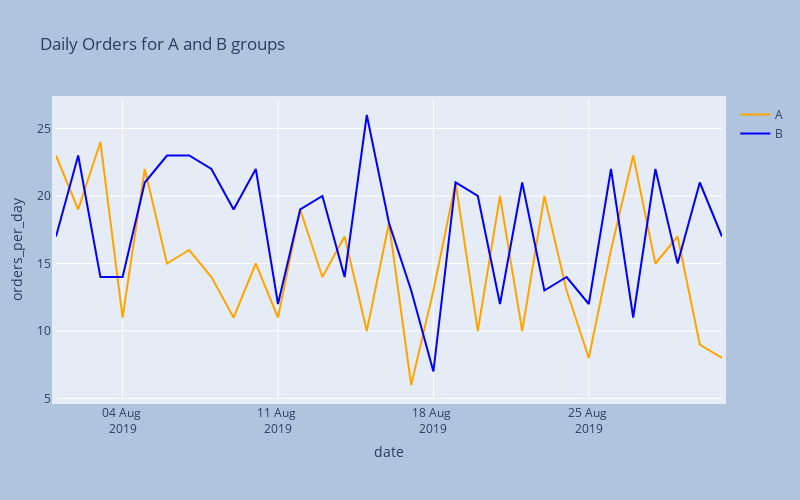

The cell this chart's notebook holds for it:
### Markdown cell above
#### Following are the plots, analysis and conclusions of the data based on earlier KPIs and not taking into consideration the existence of outliers.

### Code cell
# plot general orders for A/B groups
fig = go.Figure()
fig.add_trace(go.Scatter(x = OrdersA['date'], 
                        y = OrdersA['orders_per_day'],
                    mode = 'lines',
                    name = 'A', line = dict(color = 'orange', width = 2 )))
fig.add_trace(go.Scatter(x = OrdersB['date'], 
                        y = OrdersB['orders_per_day'], 
                    mode = 'lines',
                    name = 'B', line = dict(color = 'blue', width = 2 )))

fig.update_layout(autosize = False, width = 800, height = 500, margin = dict(
        l = 50, r = 50, b = 100, t = 100, pad = 4), paper_bgcolor = 'LightSteelBlue',
                  xaxis_tickformat = '%d %b <br>%Y',
                  xaxis_title = 'date' 
                  )
# Customize y-axis label
fig.update_yaxes(title_text = 'orders_per_day')  # Add y-axis label
# Add title to the plot
fig.update_layout(title_text = 'Daily Orders for A and B groups')
fig.update_layout(
    showlegend = True)
fig.show()

### Figure 1 — Plotly figure (JSON) as saved in the notebook; plotly's stock layout.template omitted (floating-point values rounded to 4 significant figures)
{"data": [{"line": {"color": "orange", "width": 2}, "mode": "lines", "name": "A", "type": "scatter", "x": ["2019-08-01T00:00:00", "2019-08-02T00:00:00", "2019-08-03T00:00:00", "2019-08-04T00:00:00", "2019-08-05T00:00:00", "2019-08-06T00:00:00", "2019-08-07T00:00:00", "2019-08-08T00:00:00", "2019-08-09T00:00:00", "2019-08-10T00:00:00", "2019-08-11T00:00:00", "2019-08-12T00:00:00", "2019-08-13T00:00:00", "2019-08-14T00:00:00", "2019-08-15T00:00:00", "2019-08-16T00:00:00", "2019-08-17T00:00:00", "2019-08-18T00:00:00", "2019-08-19T00:00:00", "2019-08-20T00:00:00", "2019-08-21T00:00:00", "2019-08-22T00:00:00", "2019-08-23T00:00:00", "2019-08-24T00:00:00", "2019-08-25T00:00:00", "2019-08-26T00:00:00", "2019-08-27T00:00:00", "2019-08-28T00:00:00", "2019-08-29T00:00:00", "2019-08-30T00:00:00", "2019-08-31T00:00:00"], "y": [23, 19, 24, 11, 22, 15, 16, 14, 11, 15, 11, 19, 14, 17, 10, 18, 6, 13, 21, 10, 20, 10, 20, 13, 8, 16, 23, 15, 17, 9, 8]}, {"line": {"color": "blue", "width": 2}, "mode": "lines", "name": "B", "type": "scatter", "x": ["2019-08-01T00:00:00", "2019-08-02T00:00:00", "2019-08-03T00:00:00", "2019-08-04T00:00:00", "2019-08-05T00:00:00", "2019-08-06T00:00:00", "2019-08-07T00:00:00", "2019-08-08T00:00:00", "2019-08-09T00:00:00", "2019-08-10T00:00:00", "2019-08-11T00:00:00", "2019-08-12T00:00:00", "2019-08-13T00:00:00", "2019-08-14T00:00:00", "2019-08-15T00:00:00", "2019-08-16T00:00:00", "2019-08-17T00:00:00", "2019-08-18T00:00:00", "2019-08-19T00:00:00", "2019-08-20T00:00:00", "2019-08-21T00:00:00", "2019-08-22T00:00:00", "2019-08-23T00:00:00", "2019-08-24T00:00:00", "2019-08-25T00:00:00", "2019-08-26T00:00:00", "2019-08-27T00:00:00", "2019-08-28T00:00:00", "2019-08-29T00:00:00", "2019-08-30T00:00:00", "2019-08-31T00:00:00"], "y": [17, 23, 14, 14, 21, 23, 23, 22, 19, 22, 12, 19, 20, 14, 26, 18, 13, 7, 21, 20, 12, 21, 13, 14, 12, 22, 11, 22, 15, 21, 17]}], "layout": {"autosize": false, "height": 500, "margin": {"b": 100, "l": 50, "pad": 4, "r": 50, "t": 100}, "paper_bgcolor": "LightSteelBlue", "showlegend": true, "title": {"text": "Daily Orders for A and B groups"}, "width": 800, "xaxis": {"tickformat": "%d %b <br>%Y", "title": {"text": "date"}}, "yaxis": {"title": {"text": "orders_per_day"}}}}
